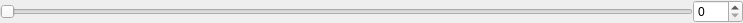
<?xml version="1.0" encoding="UTF-8"?>
<ui version="4.0">
 <class>HorizontalSlider</class>
 <widget class="QWidget" name="HorizontalSlider">
  <property name="geometry">
   <rect>
    <x>0</x>
    <y>0</y>
    <width>743</width>
    <height>22</height>
   </rect>
  </property>
  <property name="windowTitle">
   <string>CadHSlider</string>
  </property>
  <layout class="QHBoxLayout" name="horizontalLayout">
   <property name="spacing">
    <number>0</number>
   </property>
   <property name="leftMargin">
    <number>0</number>
   </property>
   <property name="topMargin">
    <number>0</number>
   </property>
   <property name="rightMargin">
    <number>0</number>
   </property>
   <property name="bottomMargin">
    <number>0</number>
   </property>
   <item>
    <widget class="QSlider" name="hSlider">
     <property name="orientation">
      <enum>Qt::Horizontal</enum>
     </property>
    </widget>
   </item>
   <item>
    <widget class="QSpinBox" name="spBx">
     <property name="minimumSize">
      <size>
       <width>50</width>
       <height>0</height>
      </size>
     </property>
    </widget>
   </item>
  </layout>
 </widget>
 <layoutdefault spacing="6" margin="11"/>
 <resources/>
 <connections>
  <connection>
   <sender>hSlider</sender>
   <signal>sliderMoved(int)</signal>
   <receiver>spBx</receiver>
   <slot>setValue(int)</slot>
   <hints>
    <hint type="sourcelabel">
     <x>346</x>
     <y>10</y>
    </hint>
    <hint type="destinationlabel">
     <x>717</x>
     <y>10</y>
    </hint>
   </hints>
  </connection>
  <connection>
   <sender>spBx</sender>
   <signal>valueChanged(int)</signal>
   <receiver>hSlider</receiver>
   <slot>setValue(int)</slot>
   <hints>
    <hint type="sourcelabel">
     <x>717</x>
     <y>10</y>
    </hint>
    <hint type="destinationlabel">
     <x>346</x>
     <y>10</y>
    </hint>
   </hints>
  </connection>
 </connections>
</ui>
